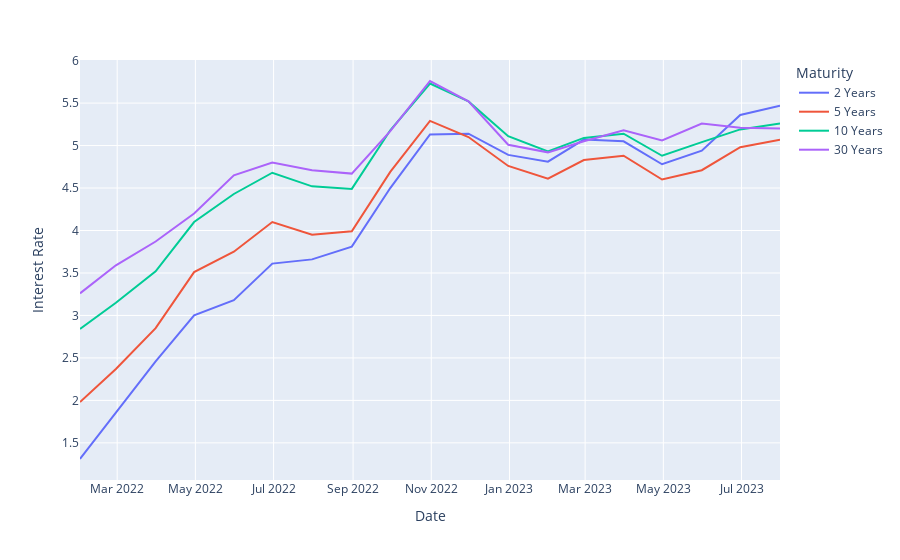

The notebook cell this image was saved under:
### Code cell
import plotly.express as px
plot_df = corporate_rates.loc["2022":,rates ]

fig = px.line(plot_df, x = plot_df.index, y = plot_df.keys(), labels = {"variable":"Maturity",
                                                                       "value" : "Interest Rate"})
fig.show()
fig.write_html("AAAYieldCurve.html")

### Figure 1 — Plotly figure (JSON) as saved in the notebook; plotly's stock layout.template omitted (floating-point values rounded to 4 significant figures)
{"data": [{"hovertemplate": "Maturity=2 Years<br>Date=%{x}<br>Interest Rate=%{y}<extra></extra>", "legendgroup": "2 Years", "line": {"color": "#636efa", "dash": "solid"}, "marker": {"symbol": "circle"}, "mode": "lines", "name": "2 Years", "orientation": "v", "showlegend": true, "type": "scatter", "x": ["2022-01-31T00:00:00", "2022-02-28T00:00:00", "2022-03-31T00:00:00", "2022-04-30T00:00:00", "2022-05-31T00:00:00", "2022-06-30T00:00:00", "2022-07-31T00:00:00", "2022-08-31T00:00:00", "2022-09-30T00:00:00", "2022-10-31T00:00:00", "2022-11-30T00:00:00", "2022-12-31T00:00:00", "2023-01-31T00:00:00", "2023-02-28T00:00:00", "2023-03-31T00:00:00", "2023-04-30T00:00:00", "2023-05-31T00:00:00", "2023-06-30T00:00:00", "2023-07-31T00:00:00"], "xaxis": "x", "y": [1.31, 1.85, 2.46, 3, 3.18, 3.61, 3.66, 3.81, 4.5, 5.13, 5.14, 4.89, 4.81, 5.07, 5.05, 4.78, 4.94, 5.36, 5.47], "yaxis": "y"}, {"hovertemplate": "Maturity=5 Years<br>Date=%{x}<br>Interest Rate=%{y}<extra></extra>", "legendgroup": "5 Years", "line": {"color": "#EF553B", "dash": "solid"}, "marker": {"symbol": "circle"}, "mode": "lines", "name": "5 Years", "orientation": "v", "showlegend": true, "type": "scatter", "x": ["2022-01-31T00:00:00", "2022-02-28T00:00:00", "2022-03-31T00:00:00", "2022-04-30T00:00:00", "2022-05-31T00:00:00", "2022-06-30T00:00:00", "2022-07-31T00:00:00", "2022-08-31T00:00:00", "2022-09-30T00:00:00", "2022-10-31T00:00:00", "2022-11-30T00:00:00", "2022-12-31T00:00:00", "2023-01-31T00:00:00", "2023-02-28T00:00:00", "2023-03-31T00:00:00", "2023-04-30T00:00:00", "2023-05-31T00:00:00", "2023-06-30T00:00:00", "2023-07-31T00:00:00"], "xaxis": "x", "y": [1.98, 2.37, 2.85, 3.51, 3.75, 4.1, 3.95, 3.99, 4.69, 5.29, 5.1, 4.76, 4.61, 4.83, 4.88, 4.6, 4.71, 4.98, 5.07], "yaxis": "y"}, {"hovertemplate": "Maturity=10 Years<br>Date=%{x}<br>Interest Rate=%{y}<extra></extra>", "legendgroup": "10 Years", "line": {"color": "#00cc96", "dash": "solid"}, "marker": {"symbol": "circle"}, "mode": "lines", "name": "10 Years", "orientation": "v", "showlegend": true, "type": "scatter", "x": ["2022-01-31T00:00:00", "2022-02-28T00:00:00", "2022-03-31T00:00:00", "2022-04-30T00:00:00", "2022-05-31T00:00:00", "2022-06-30T00:00:00", "2022-07-31T00:00:00", "2022-08-31T00:00:00", "2022-09-30T00:00:00", "2022-10-31T00:00:00", "2022-11-30T00:00:00", "2022-12-31T00:00:00", "2023-01-31T00:00:00", "2023-02-28T00:00:00", "2023-03-31T00:00:00", "2023-04-30T00:00:00", "2023-05-31T00:00:00", "2023-06-30T00:00:00", "2023-07-31T00:00:00"], "xaxis": "x", "y": [2.84, 3.15, 3.52, 4.1, 4.43, 4.68, 4.52, 4.49, 5.18, 5.73, 5.52, 5.11, 4.93, 5.09, 5.14, 4.88, 5.04, 5.19, 5.26], "yaxis": "y"}, {"hovertemplate": "Maturity=30 Years<br>Date=%{x}<br>Interest Rate=%{y}<extra></extra>", "legendgroup": "30 Years", "line": {"color": "#ab63fa", "dash": "solid"}, "marker": {"symbol": "circle"}, "mode": "lines", "name": "30 Years", "orientation": "v", "showlegend": true, "type": "scatter", "x": ["2022-01-31T00:00:00", "2022-02-28T00:00:00", "2022-03-31T00:00:00", "2022-04-30T00:00:00", "2022-05-31T00:00:00", "2022-06-30T00:00:00", "2022-07-31T00:00:00", "2022-08-31T00:00:00", "2022-09-30T00:00:00", "2022-10-31T00:00:00", "2022-11-30T00:00:00", "2022-12-31T00:00:00", "2023-01-31T00:00:00", "2023-02-28T00:00:00", "2023-03-31T00:00:00", "2023-04-30T00:00:00", "2023-05-31T00:00:00", "2023-06-30T00:00:00", "2023-07-31T00:00:00"], "xaxis": "x", "y": [3.26, 3.59, 3.87, 4.2, 4.65, 4.8, 4.71, 4.67, 5.17, 5.76, 5.52, 5.01, 4.92, 5.05, 5.18, 5.06, 5.26, 5.21, 5.2], "yaxis": "y"}], "layout": {"legend": {"title": {"text": "Maturity"}, "tracegroupgap": 0}, "margin": {"t": 60}, "xaxis": {"anchor": "y", "domain": [0, 1], "title": {"text": "Date"}}, "yaxis": {"anchor": "x", "domain": [0, 1], "title": {"text": "Interest Rate"}}}}
